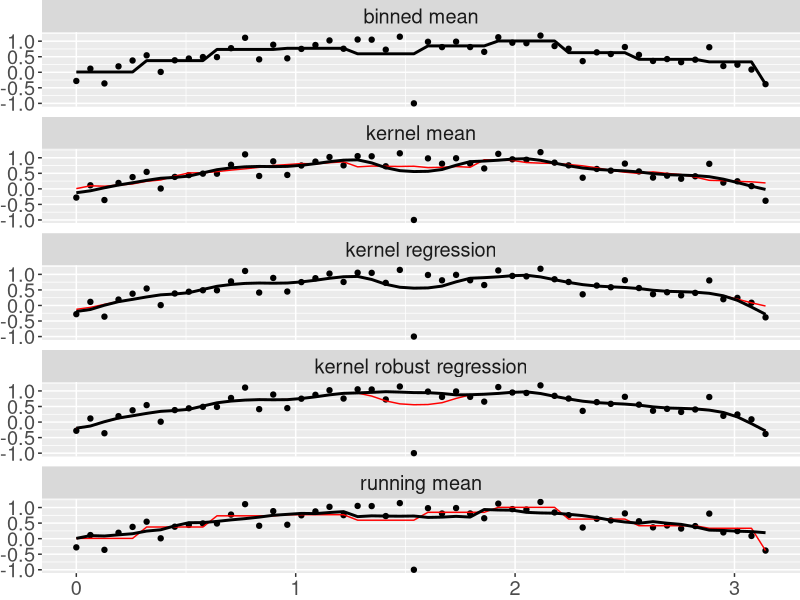
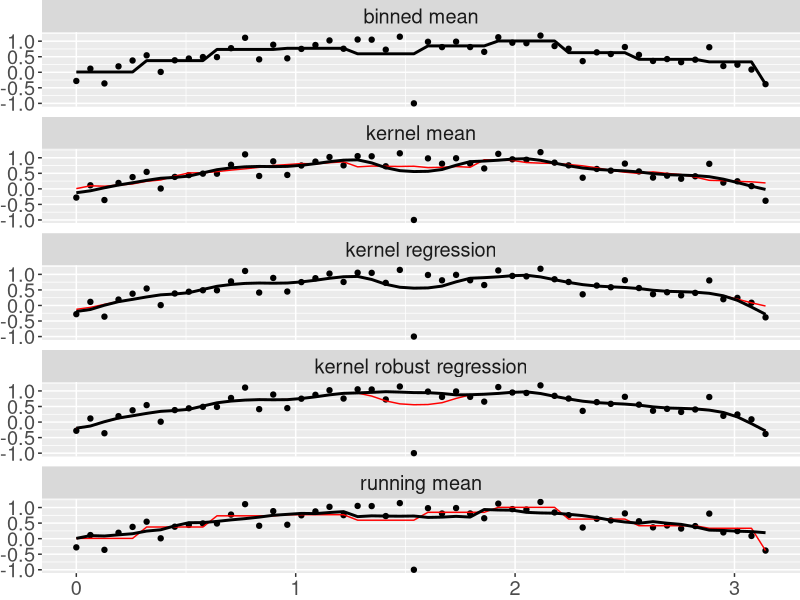

These charts were generated, in order, by the following R code:
library(plyr)
library(ggplot2)
library(MASS)
library(grid)
set.seed(1014)

x <- seq(0, pi, length = 50)
y <- sin(x) + rnorm(length(x), sd = 0.2)
y[25] <- -1

df <- data.frame(x, y)

# Binned mean -----------------------------------------------------
gx <- round_any(x, pi / 10, floor)
y2 <- ave(y, gx, FUN = mean)

# Running mean -----------------------------------------------------

w <- function(x, h) {
  abs(x) <= h
}

y3 <- unlist(Map(function(xi) {
  weighted.mean(y, w(x - xi, pi / 10))
}, x))


# Kernel smooth ----------------------------------------------------

tricube <- function(x, h) {
  y <- abs(x) / h
  ifelse(y > 1, 0, (1 - y ^ 3) ^ 3)
}

# Need to adjust bandwidth so total weights = 5
find_h <- function(h) sum(tricube(x - x[25], h)) - 5
uniroot(find_h, c(0.01, 1))
sum(tricube(x - x[25], 0.277))
sum(tricube(x - x[25], 0.277) > 0)
# 9 bins

y4 <- unlist(Map(function(xi) {
  weighted.mean(y, tricube(x - xi, 0.277))
}, x))

# Kernel regression ------------------------------------------------

y5 <- unlist(Map(function(xi) {
  mod <- lm(y ~ x, weights = tricube(x - xi, 0.277))
  predict(mod, data.frame(x = xi))
}, x))

# Robust kernel regression -----------------------------------------

y6 <- unlist(Map(function(xi) {
  mod <- rlm(y ~ x, weights = tricube(x - xi, 0.277), method = "MM",
    wt.method = "case")
  predict(mod, data.frame(x = xi))
}, x))


all <- rbind(
  data.frame(x, cur = y2, prev = NA, type = "binned mean"),
  data.frame(x, cur = y3, prev = y2, type = "running mean"),
  data.frame(x, cur = y4, prev = y3, type = "kernel mean"),
  data.frame(x, cur = y5, prev = y4, type = "kernel regression"),
  data.frame(x, cur = y6, prev = y5, type = "kernel robust regression")
)

ggplot(all, aes(x, y)) +
  geom_point(data = df) +
  geom_line(aes(y = prev), na.rm = TRUE, col = "red") +
  geom_line(aes(y = cur), size = 1) +
  facet_wrap(~ type, ncol = 1) +
  theme(
    text = element_text(size = 18),
    plot.margin = unit(c(0, 0, 0, 0), "lines"),
    panel.margin = unit(0.25, "cm")
  ) +
  xlab(NULL) +
  ylab(NULL)

ggsave("images/smooth-types.pdf", height = 10, width = 6)
